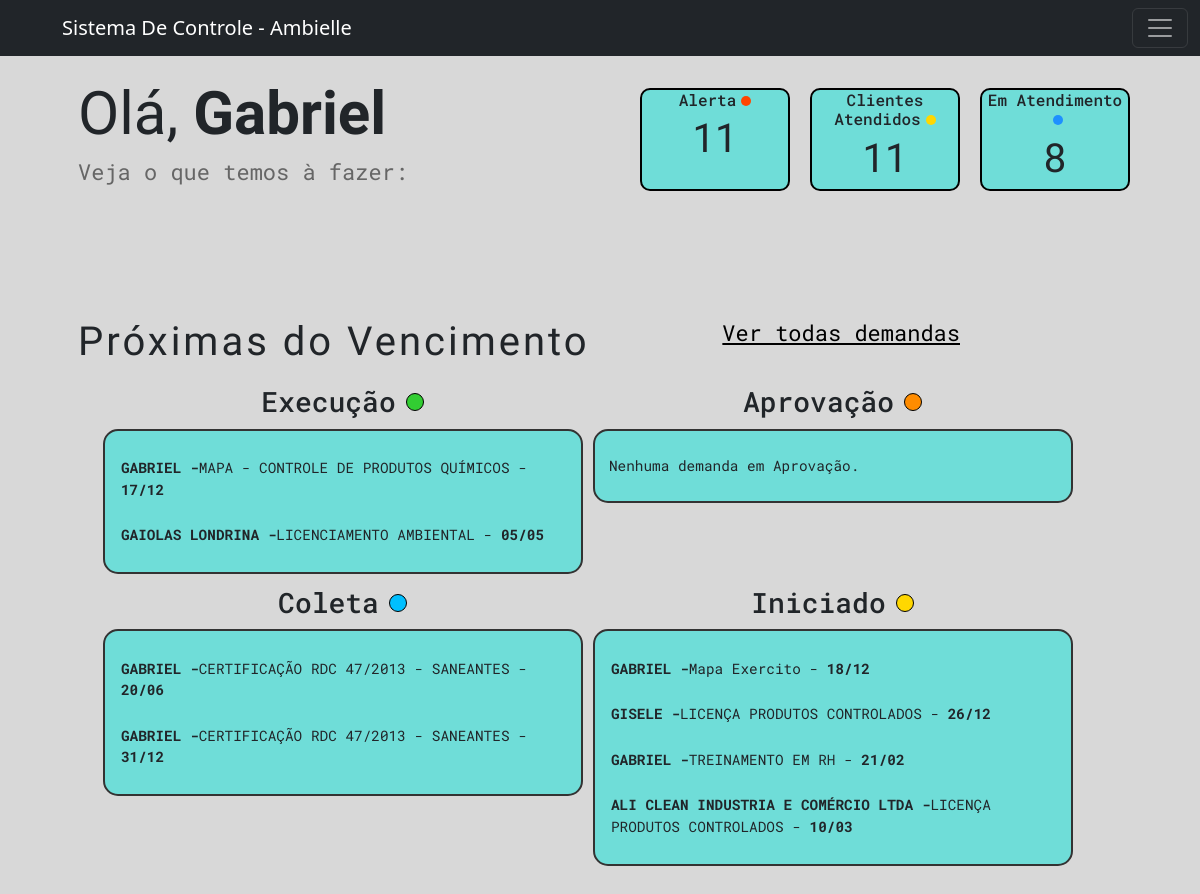
The app's page /ambielle/ (signed in), older data.
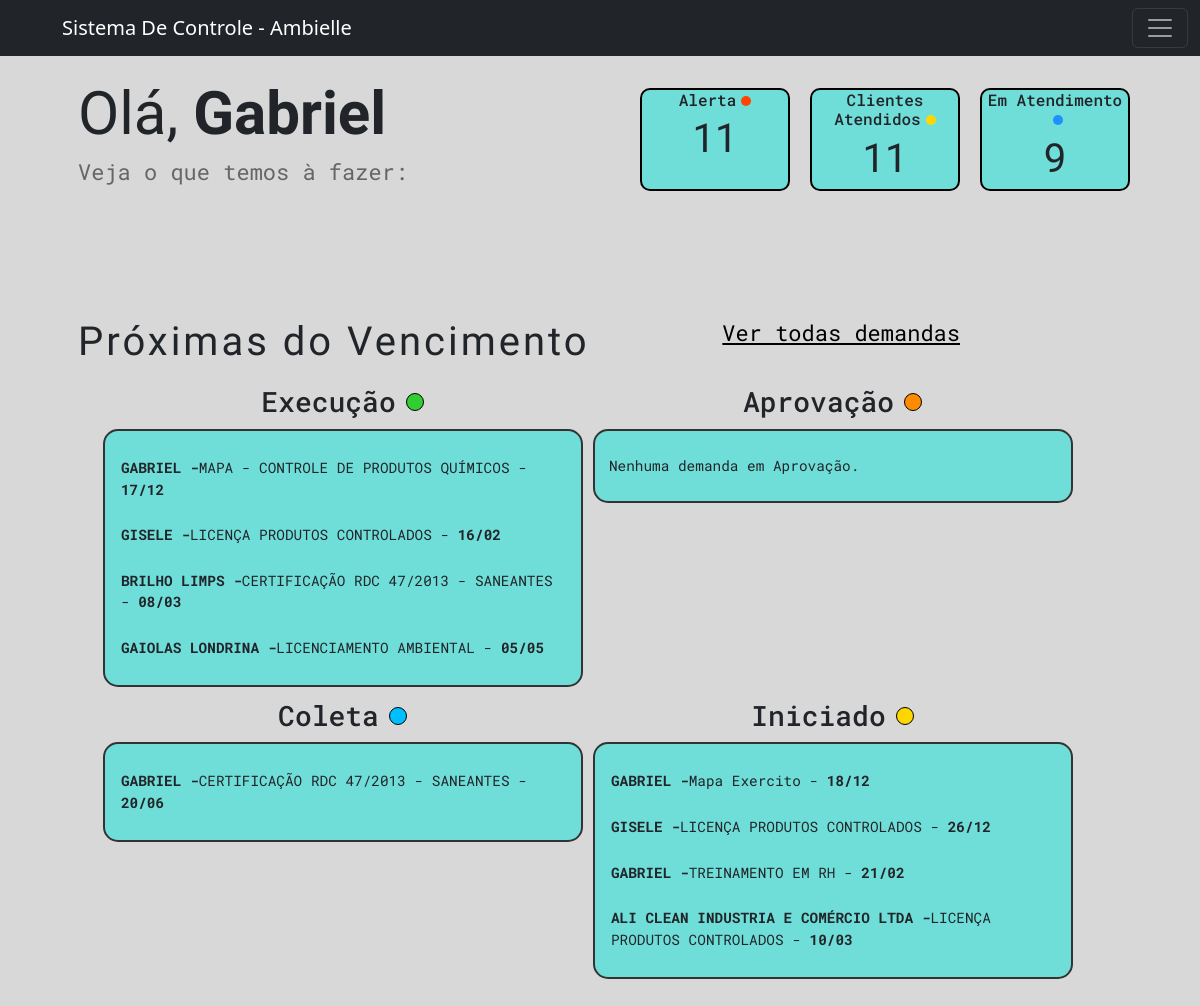
The same page, newer data.
### workflow/models.py (models this page shows, shortened)
class Tarefa(models.Model):
    STATUS_CHOICES = [
        ('Iniciado', 'Iniciado'),
        ('Coleta De Informações', 'Coleta de Informações'),
        ('Execucao', 'Execução'),
        ('Aprovação Cliente', 'Aprovação Cliente'),
        ('Concluído', 'Concluído'),
        ('Encerrado', 'Encerrado'),
    ]
    tipo_servico = models.ForeignKey(TipoServico, on_delete=models.CASCADE, related_name="tarefas")
    cliente = models.ForeignKey(Cliente, on_delete=models.CASCADE)
    status = models.CharField(max_length=50, choices=STATUS_CHOICES, default='iniciado')
    data_inicio = models.DateField(default=timezone.now)
    prazo_final = models.DateField(null=True, blank=True)
    observacoes = models.TextField(blank=True, null=True)
    valor_total_servico = models.DecimalField(max_digits=10, decimal_places=2, blank=True, null=True)

class Cliente(models.Model):
    nome = models.CharField(max_length=255)
    endereco = models.CharField(max_length=255)
    numero = models.IntegerField(null=True)
    bairro = models.CharField(max_length=255, blank=True, null=True)
    razao_social = models.CharField(max_length=255, blank=True, null=True)
    telefone = models.CharField(max_length=15)
    email = models.EmailField()
    contato_principal = models.CharField(max_length=255)
    contato_secundario = models.CharField(max_length=255, blank=True, null=True)
    proposta_link = models.URLField(blank=True, null=True)
    cnpj = models.CharField(max_length=15)
    def __str__(self):
        return f"{self.nome}"

class TipoServico(models.Model):
    nome = models.CharField(max_length=50, unique=True)
    orgao = models.CharField(max_length=50, blank=True)
    def __str__(self):
        return f"{self.nome}"

### workflow/views/getPage.py (the view)
# urls.py: path('ambielle/', views.index, name='index'),
@login_required(login_url='workflow:login')
def index(request):
    title = 'Home'
    if request.method == 'POST':
        form = SuporteForm(request.POST)
        if form.is_valid():
            form.save()
            return redirect('workflow:index')  # Redireciona para uma lista de suporte após sucesso
    else:
        form = SuporteForm()
    limite = datetime.today().date() + timedelta(days=30)  # Licenças vencendo nos próximos 30 dias
    licencas_proximas = Licenca.objects.filter(data_vencimento__lte=limite)
    clientes = Cliente.objects.count()
    status_choices = Tarefa.STATUS_CHOICES
    hoje = timezone.now().date()
    data_limite = hoje + timedelta(days=450)
    demandas_execucao = Tarefa.objects.filter(status='Execucao', prazo_final__lte=data_limite).order_by('prazo_final')
    demandas_aprovacao = Tarefa.objects.filter(status='Aprovação Cliente', prazo_final__lte=data_limite).order_by('prazo_final')
    demandas_coleta = Tarefa.objects.filter(status='Coleta De Informações', prazo_final__lte=data_limite).order_by('prazo_final')
    demandas_iniciado = Tarefa.objects.filter(status='Iniciado', prazo_final__lte=data_limite).order_by('prazo_final')
    tarefas_em_aberto = (
        demandas_aprovacao.count() +
        demandas_coleta.count() +
        demandas_execucao.count() +
        demandas_iniciado.count()
    )
    context ={
        'form': form,
        'title': title,
        'demandas_execucao': demandas_execucao,
        'demandas_aprovacao': demandas_aprovacao,
        'demandas_coleta': demandas_coleta,
        'demandas_iniciado': demandas_iniciado,
        'clientes': clientes,
        'tarefas_em_aberto': tarefas_em_aberto,
        'licencas': licencas_proximas,
        'status_choices': status_choices
    }
    return render(
        request,
        'workflow/home.html',
        context,
    )

### workflow/templates/workflow/home.html (shortened to what the changed rows need)
{% extends 'global/base.html' %}
{% block content %}
  <main>
    <section>
      <div class="saudacao-container">
        <div class="saudacao">
          <h1>Olá, <strong>{{ user.first_name }}</strong></h1>
        </div>
        <div class="alertas">
          <div class="cardHome" id="alertCard">
            <h2>Alerta<span class="dot orange"></span></h2>
          </div>
          <div class="cardHome">
            <h2>Clientes Atendidos<span class="dot yellow"></span></h2>
          </div>
          <div class="cardHome">
            <h2>Em Atendimento<span class="dot blue"></span></h2>
            <div class="progress-info">
              <span class="numberof">{{ tarefas_em_aberto }}</span>
            </div>
          </div>
        </div>
      </div>
    </section>
    <section>
      <div class="demand-container">
        <div class="prox-demanda">
          <div class="principal">
            <h2>Próximas do Vencimento</h2>
          </div>
        </div>
        <div class="demand-cards-wrapper">
          <div class="demand-cards-status">
            <div class="demand-card">
              {% for demanda in demandas_execucao %}
                <div class="tarefa-clicavel" data-id="{{ demanda.id }}" data-status="{{ demanda.status }}">
                  <p>
                    <strong>{{ demanda.cliente|upper }} -</strong>{{ demanda.tipo_servico }} -
                    <strong>{{ demanda.prazo_final|date:'d/m' }}</strong>
                  </p>
                </div>
              {% empty %}
                <p>Nenhuma demanda em Execução.</p>
              {% endfor %}
            </div>
          </div>
          <div class="demand-cards-status">
            <div class="demand-card">
              {% for demanda in demandas_coleta %}
                <div class="tarefa-clicavel" data-id="{{ demanda.id }}" data-status="{{ demanda.status }}">
                  <p>
                    <strong>{{ demanda.cliente|upper }} -</strong>{{ demanda.tipo_servico }} -
                    <strong>{{ demanda.prazo_final|date:'d/m' }}</strong>
                  </p>
                </div>
              {% empty %}
                <p>Nenhuma demanda em Coleta.</p>
              {% endfor %}
            </div>
          </div>
          <div class="demand-cards-status">
            <div class="demand-card">
              {% for demanda in demandas_iniciado %}
                <div class="tarefa-clicavel" data-id="{{ demanda.id }}" data-status="{{ demanda.status }}">
                  <p>
                    <strong>{{ demanda.cliente|upper }} -</strong>{{ demanda.tipo_servico }} -
                    <strong>{{ demanda.prazo_final|date:'d/m' }}</strong>
                  </p>
                </div>
              {% empty %}
                <p>Nenhuma demanda Iniciada.</p>
              {% endfor %}
            </div>
          </div>
        </div>
      </div>
    </section>
  </main>
{% endblock %}

Row changes from the older to the newer data that the page shows:
no longer on this page (row edited): Tarefa: cliente "GABRIEL", tipo_servico "CERTIFICAÇÃO RDC 47/2013 - SANEANTES", prazo_final "31/12", shown under "Coleta"
added Tarefa: cliente "GISELE", tipo_servico "LICENÇA PRODUTOS CONTROLADOS", prazo_final "16/02", shown under "Execução"
added Tarefa: cliente "BRILHO LIMPS", tipo_servico "CERTIFICAÇÃO RDC 47/2013 - SANEANTES", prazo_final "08/03", shown under "Execução"
Text that changed along with them:
{{ tarefas_em_aberto }}: "8" → "9"
